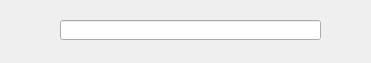
<?xml version="1.0" encoding="UTF-8"?>
<ui version="4.0">
 <class>QSearchForm</class>
 <widget class="QDialog" name="QSearchForm">
  <property name="geometry">
   <rect>
    <x>0</x>
    <y>0</y>
    <width>371</width>
    <height>63</height>
   </rect>
  </property>
  <property name="font">
   <font>
    <pointsize>10</pointsize>
   </font>
  </property>
  <property name="windowTitle">
   <string>Search</string>
  </property>
  <widget class="QLineEdit" name="lineEdit">
   <property name="geometry">
    <rect>
     <x>60</x>
     <y>20</y>
     <width>261</width>
     <height>20</height>
    </rect>
   </property>
  </widget>
 </widget>
 <layoutdefault spacing="6" margin="11"/>
 <resources/>
 <connections/>
</ui>
